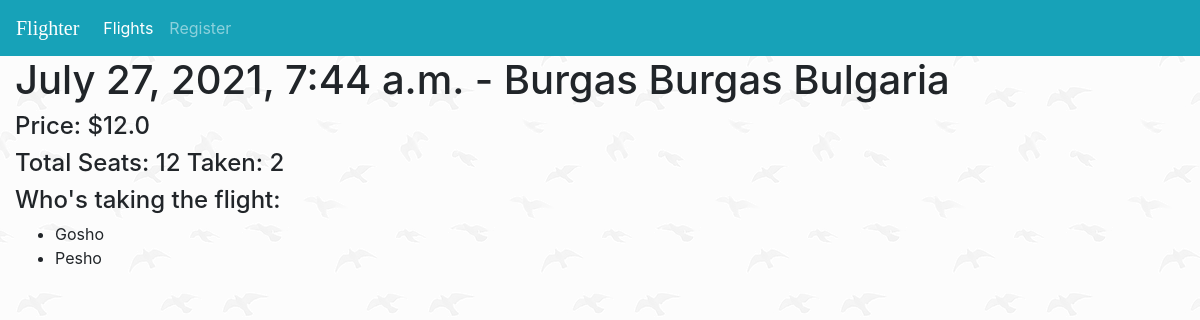
Screenshot of /flights/2/ with the database file from the repository.
### flights/models.py (models this page shows, shortened)
class Flight(models.Model):
    datetime = models.DateTimeField(default=timezone.now)
    airport = models.CharField(max_length=500)
    price = models.FloatField()
    seats = models.IntegerField()
    created_by = models.ForeignKey(Person, on_delete=models.CASCADE, default=1)
    objects = FlightQuerySet.as_manager()

class Ticket(models.Model):
    flight = models.ForeignKey(Flight, on_delete=models.CASCADE)
    name = models.ForeignKey(Person, on_delete=models.CASCADE, default=1)

class Person(models.Model):
    name = models.CharField(max_length=255)
    password = models.CharField(max_length=255)
    def __str__(self):
        return self.name

### flights/views.py (the view)
# urls.py: path('<int:pk>/', views.DetailView.as_view(), name='detail'),
class DetailView(generic.DetailView):
    model = Flight
    template_name = 'flights/detail.html'

### flights/context_processors.py (called while the page is built)
def session_user_id(request):
    return {'user_id': request.session.get('user_id')}

### flights/templates/flights/detail.html (shortened to what this page needs)
{% extends 'flights/base.html' %}
    {% block body %}
        <h1>{{ flight.datetime}} - {{ flight.airport }}</h1>
        <h4>Price: ${{ flight.price }}</h4>
        <h4>Total Seats: {{ flight.seats }} Taken: {{ flight.ticket_set.count }}</h4>
        <h4>Who's taking the flight:</h4>
        {% if flight.ticket_set.all %}
            <ul>
                {% for ticket in flight.ticket_set.all %}
                    <li>{{ ticket.name }} {{ ticket.surname }}</li>
                {% endfor %}
            </ul>
        {% else %}
            <p>No one has bought a ticket for this flight so far...</p>
        {% endif %}
    {% endblock %}

### flights/static/flights/style.css (style rules this page uses)
body { background-image: url("images/foggy-birds.png"); }

### rows the page displays
Flight: datetime "July 27, 2021, 7:44 a.m.", airport "Burgas Burgas Bulgaria", price "12.0", seats "12", ticket_set.count "2"
Ticket: name "Gosho"
Ticket: name "Pesho"
